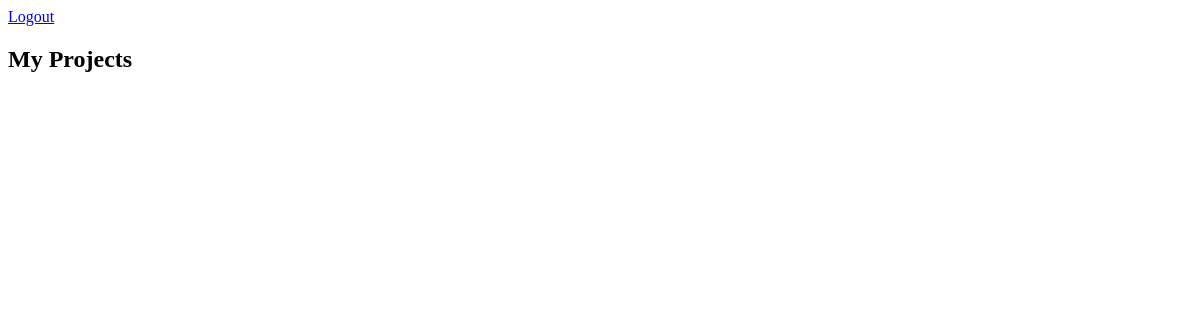
Page /dashboard/ (signed in) on the earlier database version.
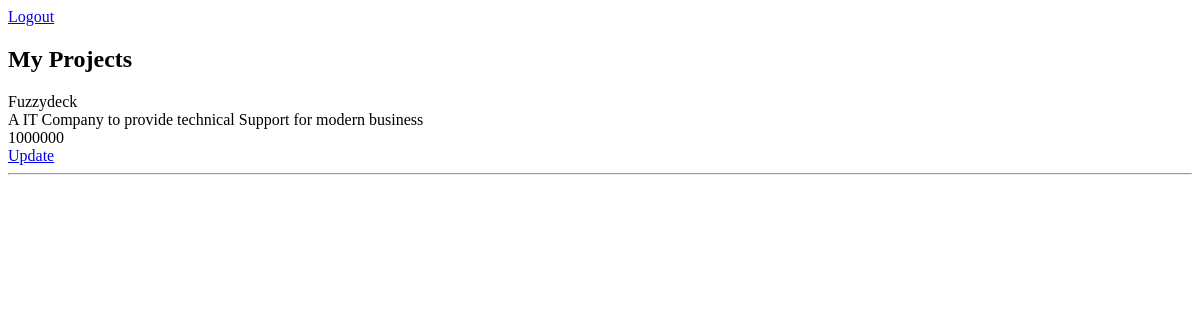
Same page on the later database version.
### user_dashboard/models.py (models this page shows, shortened)
class Project(models.Model):
    title = models.CharField(max_length=50, blank=False)
    description = models.TextField(max_length=200, blank=False)
    target = models.IntegerField(blank=False)
    goals = models.TextField(max_length=200, blank=False)
    owner = models.OneToOneField(to=CustomUser, on_delete=models.DO_NOTHING)
    objects = models.Manager()

### user_dashboard/views.py (the view)
# urls.py: path('dashboard/', views.dashboard, name="dashboard"),
@login_required
def dashboard(request):
    my_projects = Project.objects.filter(owner=request.user)
    return render(request, 'user_dashboard/dashboard.html', {'my_projects': my_projects})

### templates/user_dashboard/dashboard.html (shortened to what this page needs)
{%extends 'base.html'%}
{%block content%}
<div>
    <h2>My Projects</h2>
    {%for project in my_projects%}
    <div>{{project.title}}</div>
    <div>{{project.description}}</div>
    <div>{{project.target}}</div>
    <a href="{%url 'project update' project.id%}">Update</a>
    <hr>
    <br>
    {%endfor%}
</div>
{%endblock%}

Differences in the rows shown:
added Project: title "Fuzzydeck", description "A IT Company to provide technical Support for modern business", target "1000000"
